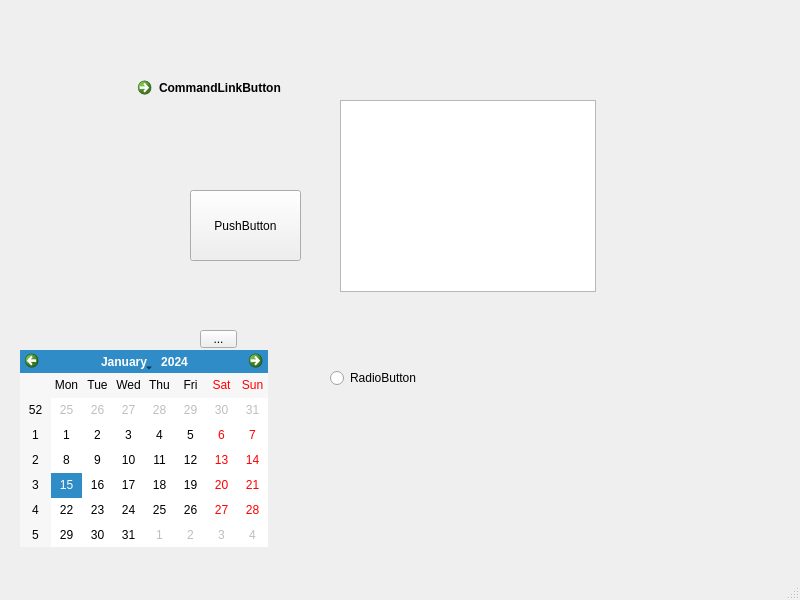
<?xml version="1.0" encoding="UTF-8"?>
<ui version="4.0">
 <class>MainWindow</class>
 <widget class="QMainWindow" name="MainWindow">
  <property name="geometry">
   <rect>
    <x>0</x>
    <y>0</y>
    <width>800</width>
    <height>600</height>
   </rect>
  </property>
  <property name="windowTitle">
   <string>MainWindow</string>
  </property>
  <widget class="QWidget" name="centralwidget">
   <widget class="QPushButton" name="pushButton">
    <property name="geometry">
     <rect>
      <x>190</x>
      <y>190</y>
      <width>111</width>
      <height>71</height>
     </rect>
    </property>
    <property name="text">
     <string>PushButton</string>
    </property>
   </widget>
   <widget class="QToolButton" name="toolButton">
    <property name="geometry">
     <rect>
      <x>200</x>
      <y>330</y>
      <width>37</width>
      <height>18</height>
     </rect>
    </property>
    <property name="text">
     <string>...</string>
    </property>
   </widget>
   <widget class="QRadioButton" name="radioButton">
    <property name="geometry">
     <rect>
      <x>330</x>
      <y>370</y>
      <width>89</width>
      <height>16</height>
     </rect>
    </property>
    <property name="text">
     <string>RadioButton</string>
    </property>
   </widget>
   <widget class="QCommandLinkButton" name="commandLinkButton">
    <property name="geometry">
     <rect>
      <x>130</x>
      <y>70</y>
      <width>185</width>
      <height>41</height>
     </rect>
    </property>
    <property name="text">
     <string>CommandLinkButton</string>
    </property>
   </widget>
   <widget class="QTreeView" name="treeView">
    <property name="geometry">
     <rect>
      <x>340</x>
      <y>100</y>
      <width>256</width>
      <height>192</height>
     </rect>
    </property>
   </widget>
   <widget class="QCalendarWidget" name="calendarWidget">
    <property name="geometry">
     <rect>
      <x>20</x>
      <y>350</y>
      <width>248</width>
      <height>197</height>
     </rect>
    </property>
   </widget>
  </widget>
  <widget class="QMenuBar" name="menubar">
   <property name="geometry">
    <rect>
     <x>0</x>
     <y>0</y>
     <width>800</width>
     <height>23</height>
    </rect>
   </property>
  </widget>
  <widget class="QStatusBar" name="statusbar"/>
 </widget>
 <resources/>
 <connections/>
</ui>
